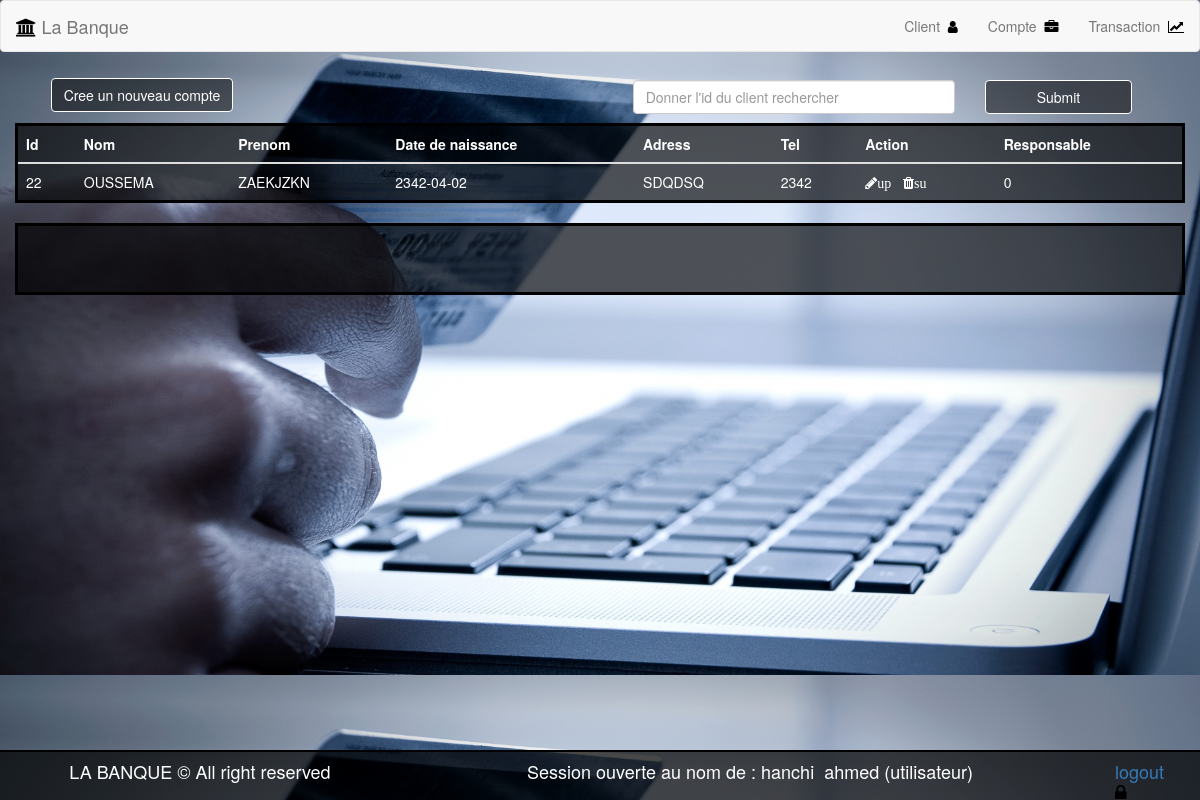
/client.php (signed in), run on the app's committed database.
### tables this page shows
CREATE TABLE `client` (
  `nom` varchar(100) NOT NULL,
  `prenom` varchar(100) NOT NULL,
  `daten` date NOT NULL,
  `adress` varchar(100) NOT NULL,
  `tel` int(100) NOT NULL,
  `id` int(100) NOT NULL,
  `responsable` varchar(100) NOT NULL
);

### classe/cree.class.php (called while the page is built, shortened)
<?php
 	class cree{
 	 	private $conn;
	  	public function __construct(){
 	 		$db = new conn;
          	$connect = $db->connect();
          	$this->conn = $connect;
 	 	}
 	 	public function allclient(){
              $sql =$this->conn->query("SELECT * FROM client");
              return $sql;
 		}
 	}
?>

### client.php (the view, shortened to what this page needs)
<?php include_once'assets/nav.php';include_once'assets/rederiction.php' ;include_once'classe/cree.class.php ' ; include_once'classe/conn.class.php ';?>
<div class="container">
  <div class="row">
    <div class="col-sm-6">
      <a  href="creeclient.php" class="btn"> Cree un nouveau compte</a>
    </div>
    <div class="col-sm-6">
    <form method="post">
      <div class="row">
        <div class="col-sm-8">
          <input type="Search" class="form-control" name="res" placeholder="Donner l'id du client rechercher">
        </div>
        <div class="col-sm-4">
          <input type="submit" class="btn btn-block" name="shearchclient">
        </div>
      </div>
    </form>
    </div>
  </div>
</div>
<div class="col-sm-12">
  <div class="table-responsive">
    <table class="table">
      <thead>
        <tr>
          <th>Id</th>
          <th>Nom</th>
          <th>Prenom</th>
          <th>Date de naissance</th>
          <th>Adress</th>
          <th>Tel</th>
          <th>Action</th>
          <th>Responsable</th>
        </tr>
      </thead>
      <tbody>
      	<?php
      		$client = new cree();
      		$result = $client->allclient();
      		while($r = $result->fetch()){
      			echo "<tr>";
      				echo "<td>".$r['id']."</td>
				          <td>".$r['nom']."</td>
				          <td>".$r['prenom']."</td>
				          <td>".$r['daten']."</td>
				          <td>".$r['adress']."</td>
				          <td>".$r['tel']."</td>
						  <td>
						  	<a href=\"modiferclient.php?update=".$r['id']."\" ><i class=\"fa fa-pencil white\">up</i></a>
						   	&nbsp;
                <a href=\"?supprimer=".$r['id']."\"><i class=\"fa fa-trash white\">su</i></a>
						  <td>".$r['responsable']."</td>
              </tr>";
			}
		?>
      </tbody>
    </table>
    <div class="diveur1 table-responsive">
    </div>
  </div>
</div>
<?php include_once'assets/footer.php' ; ?>

### assets/style.css (style rules this page uses)
* { color: white }
body { background: url(../images/Cards.jpg);background-size: cover; }
table { background: rgba(0,0,0,0.65);border: 3px solid #000 }
.fa { color:#000; }
.btn { background: rgba(0,0,0,0.5); color: #fff; border: 1px solid #fff }
.diveur1 { padding:2% ; background: rgba(0,0,0,0.65);border:#000 solid 3px }
.row { margin: 0.5% }
.white { color: #fff }

### client.php (style rules this page uses)
body { background: url(images/online-banking.jpg);background-size: cover; }

### data on the page
client: id "22", nom "OUSSEMA", prenom "ZAEKJZKN", daten "2342-04-02", adress "SDQDSQ", tel "2342", responsable "0"

### other printed values
$_SESSION['nom'] "hanchi"
$_SESSION['prenom'] "ahmed"
